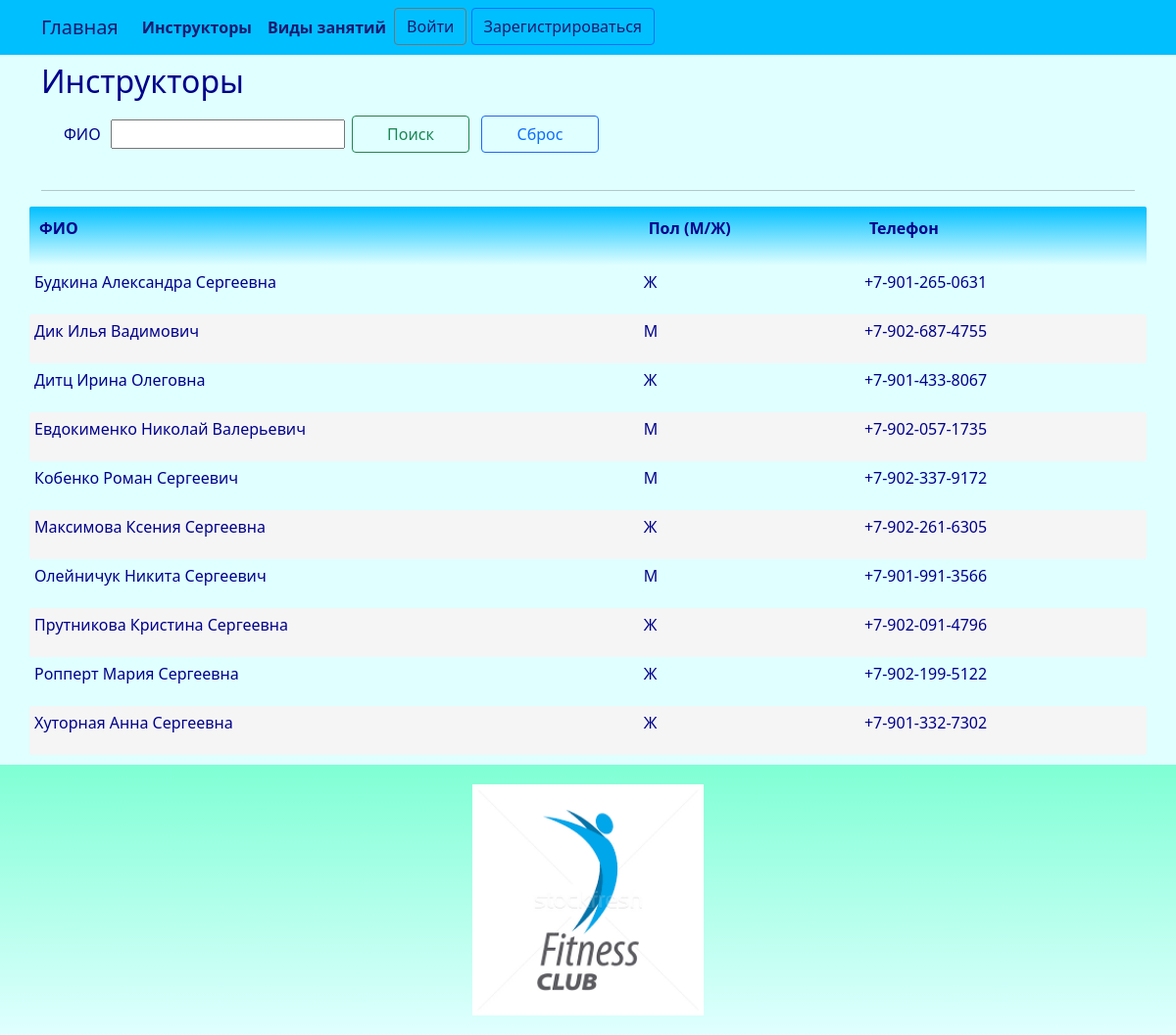
Screenshot of /instructor/list/ with the database file from the repository.
### club/models.py (models this page shows, shortened)
class Instructor(models.Model):
    SEX_CHOICES = (
        ('М','М'),
        ('Ж', 'Ж'),
    )
    full_name = models.CharField(_('full_name'), max_length=128)
    sex = models.CharField(_('sex'), max_length=1, choices=SEX_CHOICES, default='М')
    phone = models.CharField(_('phone'), max_length=64)
    user = models.OneToOneField(User, related_name='instructor_user', on_delete=models.PROTECT)
    class Meta:
        db_table = 'instructor'
        indexes = [
            models.Index(fields=['full_name']),
        ]
        ordering = ['full_name']

### club/views.py (the view, shortened to what this page needs)
# urls.py: path('instructor/list/', views.instructor_list, name='instructor_list'),
def instructor_list(request):
    try:
        instructor = Instructor.objects.all().order_by('full_name')
        return render(request, "instructor/list.html", {"instructor": instructor,})
    except Exception as exception:
        print(exception)
        return render(request, "instructor/list.html", {"instructor": None,})

### templates/instructor/list.html (shortened to what this page needs)
{% extends "base.html" %}
{% load i18n %}
{% block content %}
<h2>{% trans "instructors" %}</h2>
<div class="row" style="margin: 10px">
	<form method="POST" enctype="multipart/form-data">
		<table>
			<tbody>
				<tr>
					<td>
						<p>{% trans "full_name" %} &nbsp;</p>
					</td>
					<td>
						<p><input type="search" value="{{title_search}}" name="title_search"></p>
					</td>
					<td>
						<p><button class="btn btn-outline-success" name="searchBtn" style="width:120px; margin:5px">{% trans "Search" %}</button></p>
					</td>
					<td>
						<p><button class="btn btn-outline-primary" name="resetBtn" type="submit" onClick="window.location.reload();" style="width:120px; margin:5px">{% trans "Reset" %}</button></p>
					</td>
				</tr>
			</tbody>
		</table>
	</form>
</div>
<hr>
{% if instructor.count > 0 %}
<div class="row">
	<table id="myTable" class="table-manager" style="width:100%">
		<thead>
			<tr>
				<th><p>{% trans "full_name" %}</p></th>
				<th><p>{% trans "sex" %}</p></th>
				<th><p>{% trans "phone" %}</p></th>
			</tr>
		</thead>
		<tbody>
			{% for e in instructor %}
			<tr>
				<td>
					<p>{{ e.full_name }}</p>
				</td>
				<td><p>{{ e.sex }}</p></td>
				<td><p>{{ e.phone }}</p></td>
			</tr>
			{% endfor %}
		</tbody>
	</table>
</div>
{% endif %}
{% endblock content %}

### static/css/styles.css (style rules this page uses)
:root { --navbar-background-color: DeepSkyBlue; --navbar-text-color: MidnightBlue; --main-background-color-light: LightCyan; --main-background-color-dark: DeepSkyBlue; --main-text-color: DarkBlue; --main-header-color: DarkBlue; --main-text-attention-color: Purple; --footer-background-color-light: LightCyan; --footer-background-color-dark: Aquamarine; --footer-text-color: Teal; --card-background-color-light: LightCyan; --card-background-color-dark: DeepSkyBlue; --card-text-color: SeaGreen; --table-background-color-light: LightCyan; --table-background-color-dark: #F5F5F5; --table-text-color: DarkBlue; --star-size: 30px; --star-color: LightYellow; --star-background: Yellow ; }
body { background-color: var(--main-background-color-light); }
h1, h2, h3, h4, h5, h6 { color: var(--main-header-color); }
p, ul, li, label { color: var(--main-text-color); }
.table-manager { background-color: var(--main-background-color-light); width: 100%; }
.table-manager tbody { background-color: var(--main-background-color-light); border: none; margin-top: 20px; margin-bottom: 20px; }
.table-manager thead th { color: var(--main-text-color); font-weight: bold; text-align: left; padding: 10px; background-image: linear-gradient(top, var(--main-background-color-dark), var(--main-background-color-light)); background-image: -o-linear-gradient(top, var(--main-background-color-dark), var(--main-background-color-light)); background-image: -moz-linear-gradient(top, var(--main-background-color-dark), var(--main-background-color-light)); background-image: -webkit-linear-gradient(top, var(--main-background-color-dark), var(--main-background-color-light)); }
.table-manager thead tr th:first-child { border-radius: 2px 0 0 2px; }
.table-manager thead tr th:last-child { border-radius: 0 2px 2px 0; }
.table-manager tbody td { text-align: left; border: none; padding: 5px 5px; vertical-align: top; }
.table-manager tbody tr:nth-child(odd) { background: var(--table-background-color-light); }
.table-manager tbody tr:nth-child(even) { background: var(--table-background-color-dark); }
.table-manager tbody tr td:first-child { border-radius: 2px 0 0 2px; }
.table-manager tbody tr td:last-child { border-radius: 0 2px 2px 0; }

### rows the page displays
Instructor: full_name "Будкина Александра Сергеевна", sex "Ж", phone "+7-901-265-0631"
Instructor: full_name "Дик Илья Вадимович", sex "М", phone "+7-902-687-4755"
Instructor: full_name "Дитц Ирина Олеговна", sex "Ж", phone "+7-901-433-8067"
Instructor: full_name "Евдокименко Николай Валерьевич", sex "М", phone "+7-902-057-1735"
Instructor: full_name "Кобенко Роман Сергеевич", sex "М", phone "+7-902-337-9172"
Instructor: full_name "Максимова Ксения Сергеевна", sex "Ж", phone "+7-902-261-6305"
Instructor: full_name "Олейничук Никита Сергеевич", sex "М", phone "+7-901-991-3566"
Instructor: full_name "Прутникова Кристина Сергеевна", sex "Ж", phone "+7-902-091-4796"
Instructor: full_name "Ропперт Мария Сергеевна", sex "Ж", phone "+7-902-199-5122"
Instructor: full_name "Хуторная Анна Сергеевна", sex "Ж", phone "+7-901-332-7302"
